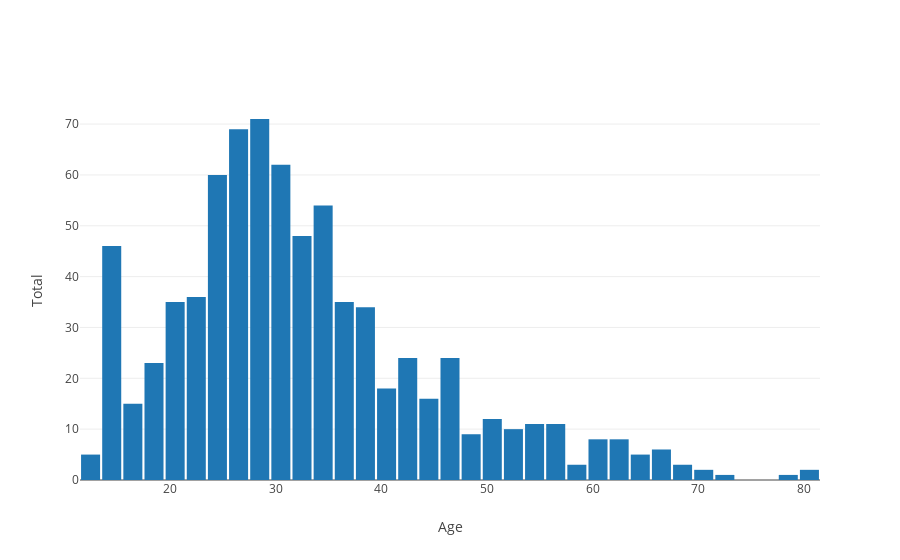

Notebook source saved alongside this figure:
### Code cell
display(data_complete_en['Age'].describe())
# display(data_complete_en['Age'].value_counts())

data2 = [go.Histogram(x=data_complete_en['Age'])]
layout2 = go.Layout(
    xaxis=go.layout.XAxis(
        title='Age'
    ),
    yaxis=go.layout.YAxis(
        title="Total"),
    bargap=0.1,
)
fig2 = go.Figure(data=data2, layout=layout2)
iplot(fig2)
plt.show()

### Figure 1 — Plotly figure (JSON) as saved in the notebook; plotly's stock layout.template omitted (floating-point values rounded to 4 significant figures; data arrays with more than 128 entries replaced by an {"elided": "..."} marker saying what was removed)
{"data": [{"type": "histogram", "uid": "f9d74aee-62da-4eda-a58d-a5465222529a", "x": {"elided": "767 int values"}}], "layout": {"bargap": 0.1, "xaxis": {"title": {"text": "Age"}}, "yaxis": {"title": {"text": "Total"}}}}
